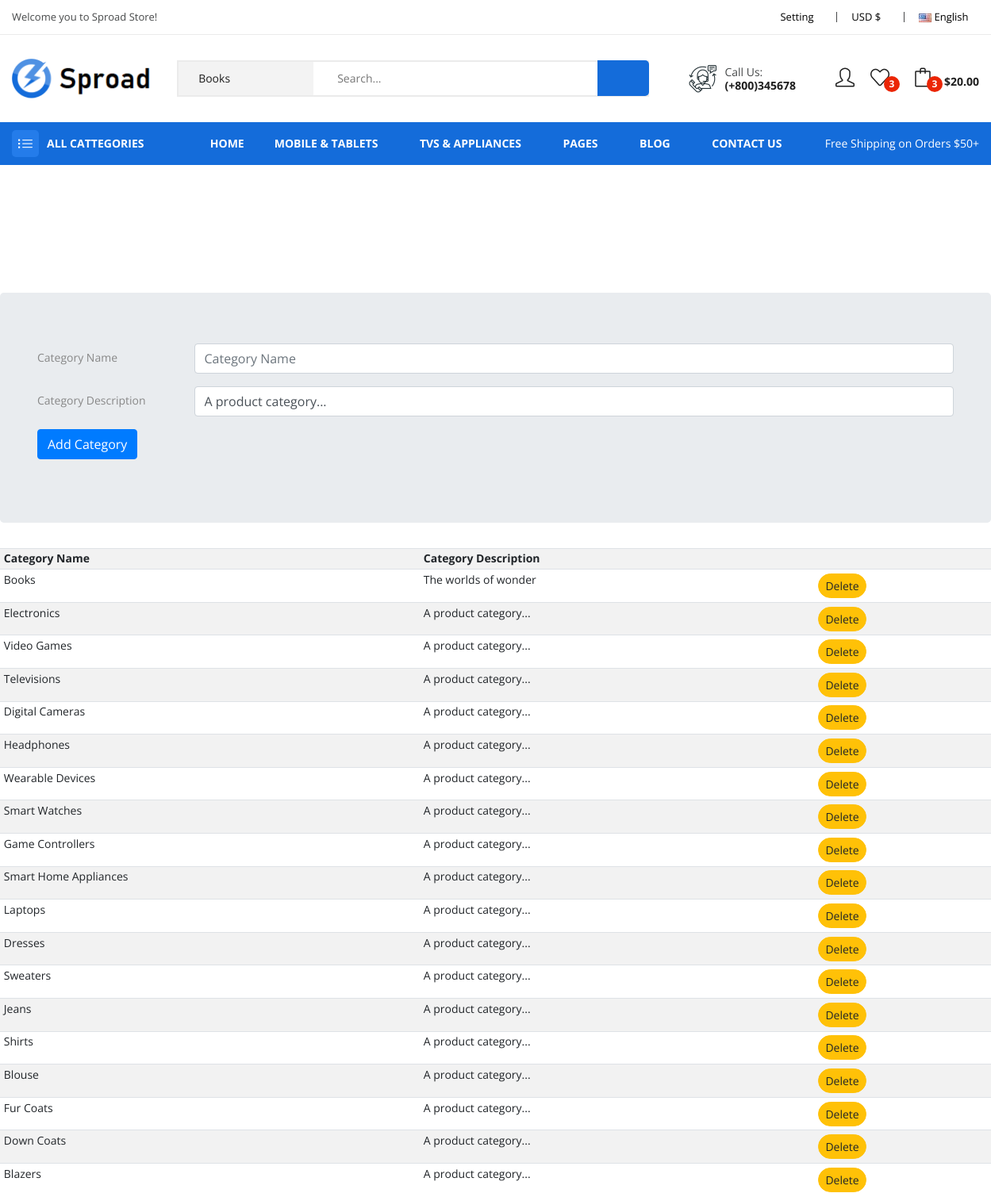
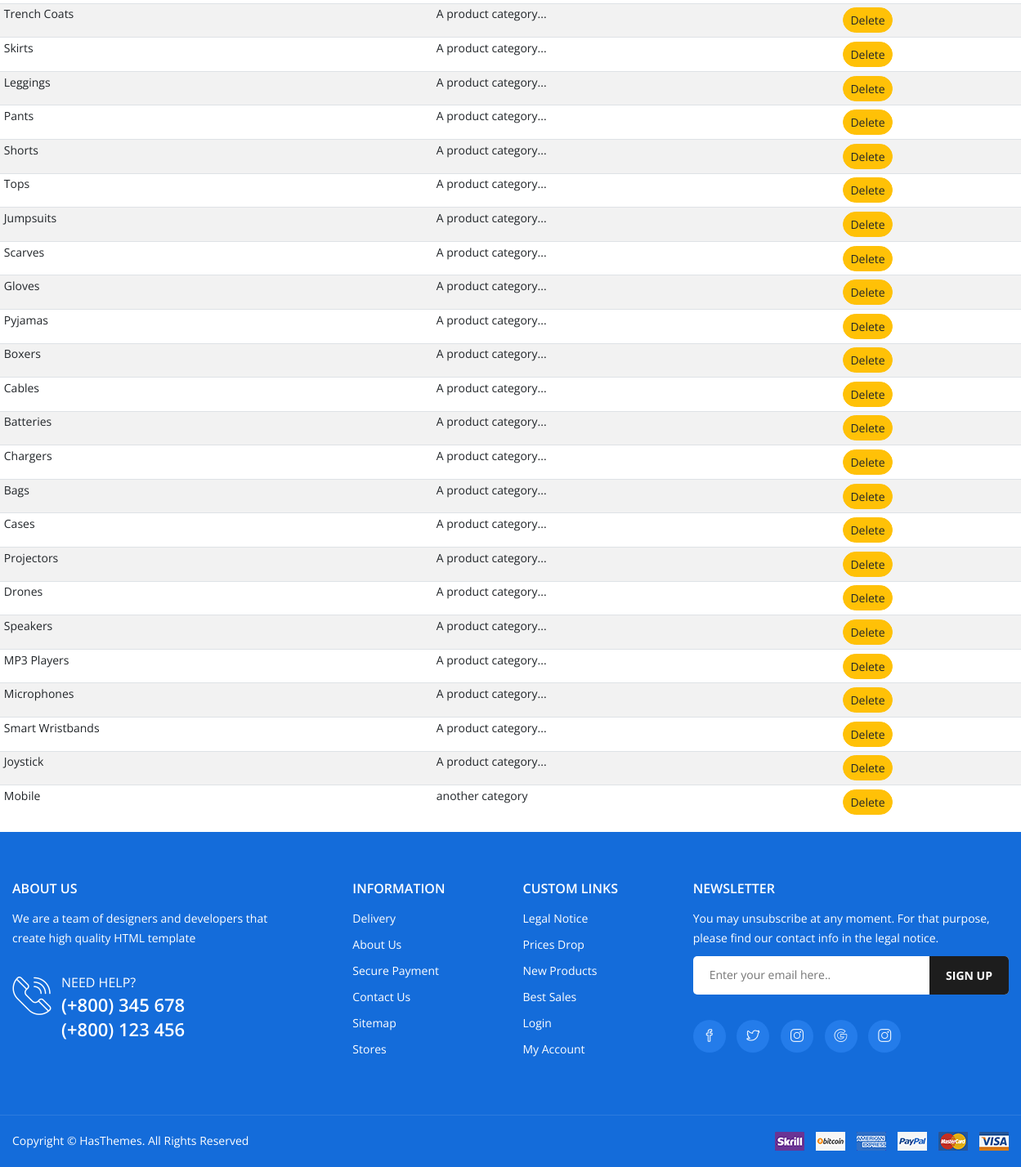
Screenshot of /addcategory with the database file from the repository (2 pictures, top to bottom).
### main/models.py (models this page shows, shortened)
class Category(models.Model):
	name = models.CharField(max_length=200)
	description = models.TextField()

### main/views.py (the view)
# urls.py: path('addcategory', views.addcategory, name='addcategory'),
def addcategory(request):
    cate = Category.objects.all()
    all_cate = Category.objects.all()
    if request.method == "POST":
        name = str(request.POST['name'])
        description = str(request.POST['description'])
        new_cat = Category.objects.create(name=name,description=description)
        new_cat.save()
        return redirect('addcategory')
    else:
        context = {'all_cate':all_cate,'cate':cate}
        return render(request, 'category.html', context)
    context = {'all_cate':all_cate,'cate':cate}
    return render(request, 'category.html', context)

### main/templates/category.html (shortened to what this page needs)
{% extends 'templating.html' %}
{% load static %}
    {% block content %}
    <br><br><br><BR><br><BR><Br><BR><Br><BR>
    <section>
<div class="jumbotron">
	<div class="container">
    <form method="POST" action="{% url 'addcategory' %}">
  <div class="form-group row">
    <label for="name" class="col-sm-2 col-form-label">Category Name</label>
    <div class="col-sm-10">
      <input type="text" class="form-control" id="name" name="name" placeholder="Category Name">
    </div>
  </div>
  <div class="form-group row">
    <label for="description" class="col-sm-2 col-form-label">Category Description</label>
    <div class="col-sm-10">
      <input type="description" class="form-control" name="description" id="description" value="A product category...">
    </div>
  </div>
  <div class="form-group row">
    <div class="col-sm-10">
      <button type="submit" class="btn btn-primary">Add Category</button>
    </div>
  </div>
</form>
</div></div></section>
<section>
	<div class="container">
		<div class="row">
			<table class="table table-striped table-sm">
			<tr>
				<th>Category Name</th><th>Category Description</th><th></th>
			</tr>
			{% for ac in all_cate %}
			<tr>
				<td>{{ac.name}}</td>
				<td>{{ac.description}}</td>
				<td><a class="btn btn-warning btn-sm" style="border-radius: 500px;" href="{% url 'deletecategory' ac.id %}">Delete</a></td>
			</tr>
			{% endfor %}
			</table>
		</div>
	</div>
</section>
    {% endblock %}

### rows the page displays
Category: name "Books", description "The worlds of wonder"
Category: name "Electronics", description "A product category..."
Category: name "Video Games", description "A product category..."
Category: name "Televisions", description "A product category..."
Category: name "Digital Cameras", description "A product category..."
Category: name "Headphones", description "A product category..."
Category: name "Wearable Devices", description "A product category..."
Category: name "Smart Watches", description "A product category..."
Category: name "Game Controllers", description "A product category..."
Category: name "Smart Home Appliances", description "A product category..."
Category: name "Laptops", description "A product category..."
Category: name "Dresses", description "A product category..."
Category: name "Sweaters", description "A product category..."
Category: name "Jeans", description "A product category..."
Category: name "Shirts", description "A product category..."
Category: name "Blouse", description "A product category..."
Category: name "Fur Coats", description "A product category..."
Category: name "Down Coats", description "A product category..."
Category: name "Blazers", description "A product category..."
Category: name "Trench Coats", description "A product category..."
Category: name "Skirts", description "A product category..."
Category: name "Leggings", description "A product category..."
Category: name "Pants", description "A product category..."
Category: name "Shorts", description "A product category..."
Category: name "Tops", description "A product category..."
Category: name "Jumpsuits", description "A product category..."
Category: name "Scarves", description "A product category..."
Category: name "Gloves", description "A product category..."
Category: name "Pyjamas", description "A product category..."
Category: name "Boxers", description "A product category..."
Category: name "Cables", description "A product category..."
Category: name "Batteries", description "A product category..."
Category: name "Chargers", description "A product category..."
Category: name "Bags", description "A product category..."
Category: name "Cases", description "A product category..."
Category: name "Projectors", description "A product category..."
Category: name "Drones", description "A product category..."
Category: name "Speakers", description "A product category..."
Category: name "MP3 Players", description "A product category..."
Category: name "Microphones", description "A product category..."
Category: name "Smart Wristbands", description "A product category..."
Category: name "Joystick", description "A product category..."
Category: name "Mobile", description "another category"

### other values shown
form field category "Books"
